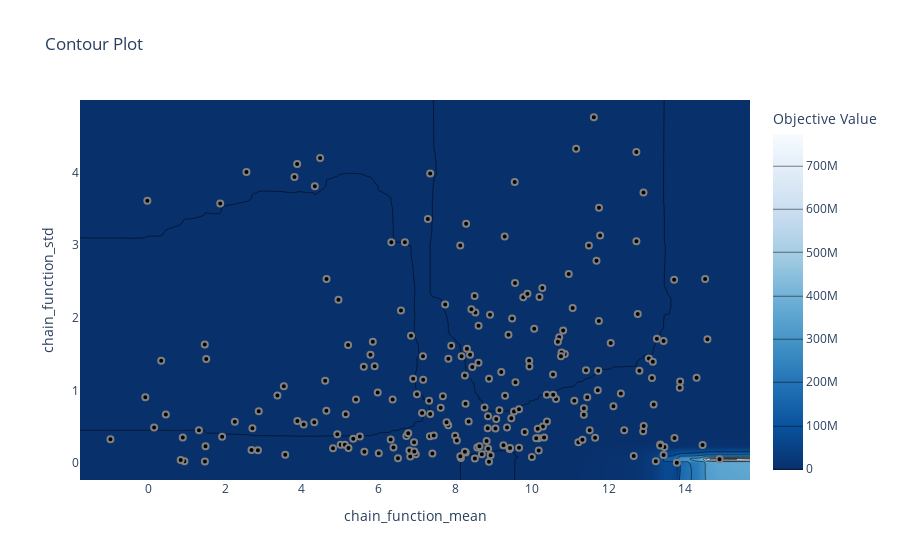

Notebook source saved alongside this figure:
### Code cell
# give relation between hyperparameters and objective
optuna.visualization.plot_contour(study, params=['chain_function_mean', 'chain_function_std']).show()

### Figure 1 — Plotly figure (JSON) as saved in the notebook; plotly's stock layout.template omitted (floating-point values rounded to 4 significant figures; data arrays with more than 128 entries replaced by an {"elided": "..."} marker saying what was removed)
{"data": [{"colorbar": {"title": {"text": "Objective Value"}}, "colorscale": [[0, "rgb(247,251,255)"], [0.125, "rgb(222,235,247)"], [0.25, "rgb(198,219,239)"], [0.375, "rgb(158,202,225)"], [0.5, "rgb(107,174,214)"], [0.625, "rgb(66,146,198)"], [0.75, "rgb(33,113,181)"], [0.875, "rgb(8,81,156)"], [1, "rgb(8,48,107)"]], "connectgaps": true, "contours": {"coloring": "heatmap"}, "hoverinfo": "none", "line": {"smoothing": 1.3}, "reversescale": true, "type": "contour", "x": {"elided": "221 float values"}, "y": {"elided": "221 float values"}, "z": {"elided": "221x221 float values"}}, {"marker": {"color": "black", "line": {"color": "Gray", "width": 2}}, "mode": "markers", "name": "Feasible Trial", "showlegend": false, "type": "scatter", "x": {"elided": "219 float values"}, "y": {"elided": "219 float values"}}, {"marker": {"color": "#cccccc", "line": {"color": "Gray", "width": 2}}, "mode": "markers", "name": "Infeasible Trial", "showlegend": false, "type": "scatter", "x": [], "y": []}], "layout": {"title": {"text": "Contour Plot"}, "xaxis": {"range": [-1.782, 15.68], "title": {"text": "chain_function_mean"}}, "yaxis": {"range": [-0.2346, 4.996], "title": {"text": "chain_function_std"}}}}
